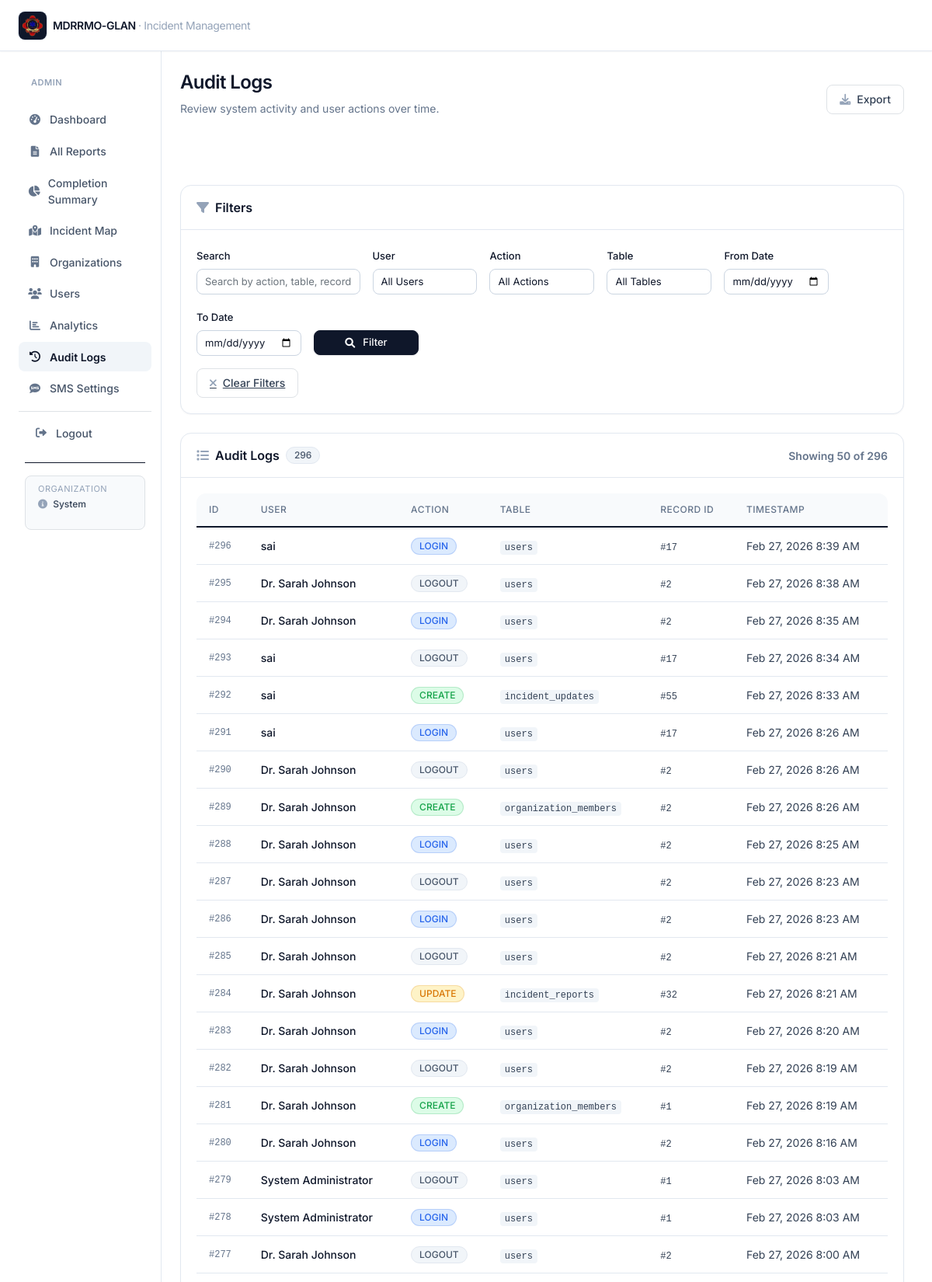
The app's page /dashboard/audit.php (signed in, upper part) with its own data.
### tables this page shows
CREATE TABLE IF NOT EXISTS `audit_logs` (
  `id` int NOT NULL AUTO_INCREMENT,
  `user_id` int DEFAULT NULL,
  `action` varchar(100) NOT NULL,
  `table_name` varchar(100) NOT NULL,
  `record_id` int DEFAULT NULL,
  `timestamp` timestamp NULL DEFAULT CURRENT_TIMESTAMP,
  PRIMARY KEY (`id`),
  KEY `idx_audit_logs_user` (`user_id`),
  KEY `idx_audit_logs_timestamp` (`timestamp`)
);

CREATE TABLE IF NOT EXISTS `users` (
  `id` int NOT NULL AUTO_INCREMENT,
  `name` varchar(255) NOT NULL,
  `email` varchar(191) NOT NULL,
  `password` varchar(255) NOT NULL,
  `role` enum('Admin','Organization Account','Responder','Organization Member') NOT NULL,
  `organization_id` int DEFAULT NULL,
  `contact_number` varchar(20) DEFAULT NULL,
  `created_at` timestamp NULL DEFAULT CURRENT_TIMESTAMP,
  PRIMARY KEY (`id`),
  UNIQUE KEY `email` (`email`),
  KEY `organization_id` (`organization_id`),
  KEY `idx_contact_number` (`contact_number`)
);

### config/config.php (called while the page is built, shortened)
<?php
function format_datetime($datetime)
{
    return date('M d, Y g:i A', strtotime($datetime));
}
?>

### dashboard/audit.php (the view, shortened to what this page needs)
<?php
require_once '../config/config.php';
include '../views/header.php';
$database = new Database();
$db = $database->getConnection();
$search = $_GET['search'] ?? '';
$date_from = $_GET['date_from'] ?? '';
$date_to = $_GET['date_to'] ?? '';
$page = max(1, $_GET['page'] ?? 1);
$limit = 50;
$offset = ($page - 1) * $limit;
$where_conditions = ["1=1"];
$params = [];
$where_clause = implode(" AND ", $where_conditions);
$count_query = "SELECT COUNT(*) as total
                FROM audit_logs al
                LEFT JOIN users u ON al.user_id = u.id
                WHERE $where_clause";
$count_stmt = $db->prepare($count_query);
$count_stmt->execute($params);
$total_records = $count_stmt->fetch()['total'];
$query = "SELECT al.*, u.name as user_name
          FROM audit_logs al
          LEFT JOIN users u ON al.user_id = u.id
          WHERE $where_clause
          ORDER BY al.timestamp DESC
          LIMIT " . (int)$limit . " OFFSET " . (int)$offset;
$stmt = $db->prepare($query);
$stmt->execute($params);
$audit_logs = $stmt->fetchAll();
?>
<div class="container-fluid">
    <div class="row g-0">
        <?php include '../views/sidebar.php'; ?>
        <main class="col-md-9 ms-sm-auto col-lg-10 main-content">
            <div class="flex flex-col sm:flex-row sm:items-center sm:justify-between gap-3 pb-5 mb-6 border-b border-slate-200">
                <div>
                    <h1 class="text-2xl font-semibold tracking-tight text-slate-900">Audit Logs</h1>
                    <p class="text-sm text-slate-500 mt-1">Review system activity and user actions over time.</p>
                </div>
                <button type="button" class="inline-flex items-center gap-2 rounded-lg border border-slate-300 bg-white px-3 py-2 text-sm font-medium text-slate-700 hover:bg-slate-50 transition" onclick="exportAuditLogs()">
                    <i class="fas fa-download text-slate-400"></i>Export
                </button>
            </div>
            <div class="card mb-4">
                <div class="card-header flex items-center gap-2">
                    <i class="fas fa-filter text-slate-400"></i>
                    <span>Filters</span>
                </div>
                <div class="card-body">
                    <form method="GET" class="row g-3">
                        <div class="col-md-3">
                            <label for="search" class="form-label">Search</label>
                            <input type="text" class="form-control form-control-sm" id="search" name="search"
                                   placeholder="Search by action, table, record ID, or user..." value="<?php echo htmlspecialchars($search); ?>">
                        </div>
                        <div class="col-md-2">
                            <label for="user" class="form-label">User</label>
                            <select class="form-select form-select-sm" id="user" name="user">
                                <option value="">All Users</option>
                            </select>
                        </div>
                        <div class="col-md-2">
                            <label for="action" class="form-label">Action</label>
                            <select class="form-select form-select-sm" id="action" name="action">
                                <option value="">All Actions</option>
                            </select>
                        </div>
                        <div class="col-md-2">
                            <label for="table" class="form-label">Table</label>
                            <select class="form-select form-select-sm" id="table" name="table">
                                <option value="">All Tables</option>
                            </select>
                        </div>
                        <div class="col-md-2">
                            <label for="date_from" class="form-label">From Date</label>
                            <input type="date" class="form-control form-control-sm" id="date_from" name="date_from"
                                   value="<?php echo $date_from; ?>">
                        </div>
                        <div class="col-md-2">
                            <label for="date_to" class="form-label">To Date</label>
                            <input type="date" class="form-control form-control-sm" id="date_to" name="date_to"
                                   value="<?php echo $date_to; ?>">
                        </div>
                        <div class="col-md-2">
                            <label class="form-label">&nbsp;</label>
                            <div class="d-grid">
                                <button type="submit" class="btn btn-primary btn-sm">
                                    <i class="fas fa-search me-1"></i>Filter
                                </button>
                            </div>
                        </div>
                        <div class="col-12">
                            <a href="<?php echo BASE_URL; ?>dashboard/audit.php" class="inline-flex items-center gap-2 rounded-lg border border-slate-300 bg-white px-3 py-2 text-sm font-medium text-slate-700 hover:bg-slate-50 transition">
                                <i class="fas fa-times text-slate-400"></i>Clear Filters
                            </a>
                        </div>
                    </form>
                </div>
            </div>
            <div class="card">
                <div class="card-header flex items-center justify-between">
                    <div class="flex items-center gap-2">
                        <i class="fas fa-list text-slate-400"></i>
                        <span>Audit Logs</span>
                        <span class="badge bg-secondary"><?php echo $total_records; ?></span>
                    </div>
                    <small class="text-slate-500">
                        Showing <?php echo count($audit_logs); ?> of <?php echo $total_records; ?>
                    </small>
                </div>
                <div class="card-body p-0">
                    <?php if (empty($audit_logs)): ?>
                        <div class="text-center py-12">
                            <div class="inline-flex h-12 w-12 items-center justify-center rounded-full bg-slate-100 text-slate-400 mb-3">
                                <i class="fas fa-inbox text-xl"></i>
                            </div>
                            <h5 class="text-base font-medium text-slate-900">No audit logs found</h5>
                            <p class="text-sm text-slate-500 mt-1">Try adjusting your filters or check back later.</p>
                        </div>
                    <?php else: ?>
                        <div class="table-responsive">
                            <table class="table table-hover mb-0">
                                <thead>
                                    <tr>
                                        <th>ID</th>
                                        <th>User</th>
                                        <th>Action</th>
                                        <th>Table</th>
                                        <th>Record ID</th>
                                        <th>Timestamp</th>
                                    </tr>
                                </thead>
                                <tbody>
                                    <?php foreach ($audit_logs as $log): ?>
                                        <tr>
                                            <td class="font-mono text-xs text-slate-500">#<?php echo $log['id']; ?></td>
                                            <td>
                                                <?php if ($log['user_name']): ?>
                                                    <span class="text-sm font-medium text-slate-900"><?php echo htmlspecialchars($log['user_name']); ?></span>
                                                <?php else: ?>
                                                    <span class="text-xs text-slate-500">System</span>
                                                <?php endif; ?>
                                            </td>
                                            <td>
                                                <?php
                                                $action_badges = [
                                                    'CREATE' => 'bg-success',
                                                    'UPDATE' => 'bg-warning',
                                                    'DELETE' => 'bg-danger',
                                                    'LOGIN' => 'bg-info',
                                                    'LOGOUT' => 'bg-secondary'
                                                ];
                                                $badge_class = $action_badges[$log['action']] ?? 'bg-secondary';
                                                ?>
                                                <span class="badge <?php echo $badge_class; ?>"><?php echo $log['action']; ?></span>
                                            </td>
                                            <td>
                                                <code class="text-xs px-1.5 py-0.5 rounded bg-slate-100 text-slate-700"><?php echo htmlspecialchars($log['table_name']); ?></code>
                                            </td>
                                            <td>
                                                <?php if ($log['record_id']): ?>
                                                    <span class="font-mono text-xs text-slate-700">#<?php echo $log['record_id']; ?></span>
                                                <?php else: ?>
                                                    <span class="text-slate-400 text-xs">—</span>
                                                <?php endif; ?>
                                            </td>
                                            <td class="text-sm text-slate-700">
                                                <?php echo format_datetime($log['timestamp']); ?>
                                            </td>
                                        </tr>
                                    <?php endforeach; ?>
                                </tbody>
                            </table>
                        </div>
                    <?php endif; ?>
                </div>
            </div>
        </main>
    </div>
</div>
<?php include '../views/footer.php'; ?>

### records on screen
audit_logs: id "296", user.name "sai", action "LOGIN", table_name "users", record "17", timestamp "Feb 27, 2026 8:39 AM"
audit_logs: id "295", user.name "Dr. Sarah Johnson", action "LOGOUT", table_name "users", record "2", timestamp "Feb 27, 2026 8:38 AM"
audit_logs: id "294", user.name "Dr. Sarah Johnson", action "LOGIN", table_name "users", record "2", timestamp "Feb 27, 2026 8:35 AM"
audit_logs: id "293", user.name "sai", action "LOGOUT", table_name "users", record "17", timestamp "Feb 27, 2026 8:34 AM"
audit_logs: id "292", user.name "sai", action "CREATE", table_name "incident_updates", record "55", timestamp "Feb 27, 2026 8:33 AM"
audit_logs: id "291", user.name "sai", action "LOGIN", table_name "users", record "17", timestamp "Feb 27, 2026 8:26 AM"
audit_logs: id "290", user.name "Dr. Sarah Johnson", action "LOGOUT", table_name "users", record "2", timestamp "Feb 27, 2026 8:26 AM"
audit_logs: id "289", user.name "Dr. Sarah Johnson", action "CREATE", table_name "organization_members", record "2", timestamp "Feb 27, 2026 8:26 AM"
audit_logs: id "288", user.name "Dr. Sarah Johnson", action "LOGIN", table_name "users", record "2", timestamp "Feb 27, 2026 8:25 AM"
audit_logs: id "287", user.name "Dr. Sarah Johnson", action "LOGOUT", table_name "users", record "2", timestamp "Feb 27, 2026 8:23 AM"
audit_logs: id "286", user.name "Dr. Sarah Johnson", action "LOGIN", table_name "users", record "2", timestamp "Feb 27, 2026 8:23 AM"
audit_logs: id "285", user.name "Dr. Sarah Johnson", action "LOGOUT", table_name "users", record "2", timestamp "Feb 27, 2026 8:21 AM"
audit_logs: id "284", user.name "Dr. Sarah Johnson", action "UPDATE", table_name "incident_reports", record "32", timestamp "Feb 27, 2026 8:21 AM"
audit_logs: id "283", user.name "Dr. Sarah Johnson", action "LOGIN", table_name "users", record "2", timestamp "Feb 27, 2026 8:20 AM"
audit_logs: id "282", user.name "Dr. Sarah Johnson", action "LOGOUT", table_name "users", record "2", timestamp "Feb 27, 2026 8:19 AM"
audit_logs: id "281", user.name "Dr. Sarah Johnson", action "CREATE", table_name "organization_members", record "1", timestamp "Feb 27, 2026 8:19 AM"
audit_logs: id "280", user.name "Dr. Sarah Johnson", action "LOGIN", table_name "users", record "2", timestamp "Feb 27, 2026 8:16 AM"
audit_logs: id "279", user.name "System Administrator", action "LOGOUT", table_name "users", record "1", timestamp "Feb 27, 2026 8:03 AM"
audit_logs: id "278", user.name "System Administrator", action "LOGIN", table_name "users", record "1", timestamp "Feb 27, 2026 8:03 AM"
audit_logs: id "277", user.name "Dr. Sarah Johnson", action "LOGOUT", table_name "users", record "2", timestamp "Feb 27, 2026 8:00 AM"

### other values on screen
$_SESSION['user_role'] "ADMIN"
$total_records "296"
count($audit_logs) "50"
